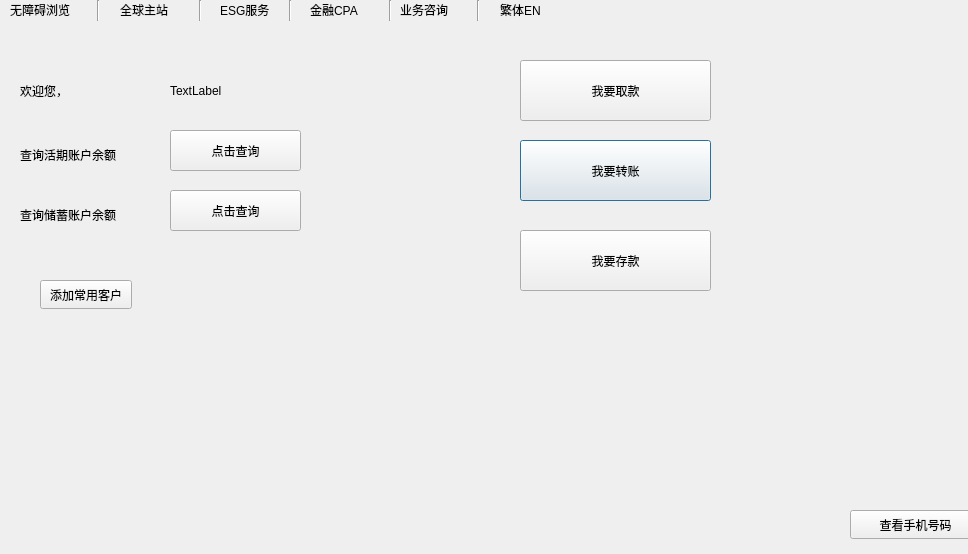
<?xml version="1.0" encoding="UTF-8"?>
<ui version="4.0">
 <class>Dialog</class>
 <widget class="QDialog" name="Dialog">
  <property name="geometry">
   <rect>
    <x>0</x>
    <y>0</y>
    <width>968</width>
    <height>554</height>
   </rect>
  </property>
  <property name="windowTitle">
   <string>Dialog</string>
  </property>
  <property name="whatsThis">
   <string>&lt;html&gt;&lt;head/&gt;&lt;body&gt;&lt;p&gt;lll&lt;/p&gt;&lt;p&gt;&lt;br/&gt;&lt;/p&gt;&lt;/body&gt;&lt;/html&gt;</string>
  </property>
  <widget class="QLabel" name="label">
   <property name="geometry">
    <rect>
     <x>20</x>
     <y>30</y>
     <width>221</width>
     <height>121</height>
    </rect>
   </property>
   <property name="text">
    <string>欢迎您，</string>
   </property>
  </widget>
  <widget class="QLabel" name="label_name">
   <property name="geometry">
    <rect>
     <x>170</x>
     <y>30</y>
     <width>281</width>
     <height>121</height>
    </rect>
   </property>
   <property name="text">
    <string>TextLabel</string>
   </property>
  </widget>
  <widget class="QPushButton" name="pushButton_3">
   <property name="geometry">
    <rect>
     <x>520</x>
     <y>140</y>
     <width>191</width>
     <height>61</height>
    </rect>
   </property>
   <property name="text">
    <string>我要转账</string>
   </property>
  </widget>
  <widget class="QPushButton" name="pushButton_4">
   <property name="geometry">
    <rect>
     <x>520</x>
     <y>60</y>
     <width>191</width>
     <height>61</height>
    </rect>
   </property>
   <property name="text">
    <string>我要取款</string>
   </property>
  </widget>
  <widget class="QWidget" name="widget" native="true">
   <property name="geometry">
    <rect>
     <x>70</x>
     <y>330</y>
     <width>229</width>
     <height>51</height>
    </rect>
   </property>
   <layout class="QHBoxLayout" name="horizontalLayout_3"/>
  </widget>
  <widget class="QPushButton" name="pushButton_2">
   <property name="geometry">
    <rect>
     <x>520</x>
     <y>230</y>
     <width>191</width>
     <height>61</height>
    </rect>
   </property>
   <property name="text">
    <string>我要存款</string>
   </property>
  </widget>
  <widget class="QLabel" name="label_7">
   <property name="geometry">
    <rect>
     <x>10</x>
     <y>0</y>
     <width>91</width>
     <height>20</height>
    </rect>
   </property>
   <property name="text">
    <string>无障碍浏览</string>
   </property>
  </widget>
  <widget class="Line" name="line">
   <property name="geometry">
    <rect>
     <x>90</x>
     <y>0</y>
     <width>16</width>
     <height>21</height>
    </rect>
   </property>
   <property name="orientation">
    <enum>Qt::Vertical</enum>
   </property>
  </widget>
  <widget class="QLabel" name="label_8">
   <property name="geometry">
    <rect>
     <x>120</x>
     <y>0</y>
     <width>69</width>
     <height>20</height>
    </rect>
   </property>
   <property name="text">
    <string>全球主站</string>
   </property>
  </widget>
  <widget class="QLabel" name="label_9">
   <property name="geometry">
    <rect>
     <x>220</x>
     <y>0</y>
     <width>69</width>
     <height>20</height>
    </rect>
   </property>
   <property name="text">
    <string>ESG服务</string>
   </property>
  </widget>
  <widget class="Line" name="line_3">
   <property name="geometry">
    <rect>
     <x>280</x>
     <y>0</y>
     <width>20</width>
     <height>21</height>
    </rect>
   </property>
   <property name="orientation">
    <enum>Qt::Vertical</enum>
   </property>
  </widget>
  <widget class="Line" name="line_2">
   <property name="geometry">
    <rect>
     <x>190</x>
     <y>0</y>
     <width>21</width>
     <height>21</height>
    </rect>
   </property>
   <property name="orientation">
    <enum>Qt::Vertical</enum>
   </property>
  </widget>
  <widget class="QLabel" name="label_11">
   <property name="geometry">
    <rect>
     <x>310</x>
     <y>0</y>
     <width>69</width>
     <height>20</height>
    </rect>
   </property>
   <property name="text">
    <string>金融CPA</string>
   </property>
  </widget>
  <widget class="QLabel" name="label_4">
   <property name="geometry">
    <rect>
     <x>400</x>
     <y>0</y>
     <width>69</width>
     <height>20</height>
    </rect>
   </property>
   <property name="text">
    <string>业务咨询</string>
   </property>
  </widget>
  <widget class="Line" name="line_4">
   <property name="geometry">
    <rect>
     <x>380</x>
     <y>0</y>
     <width>20</width>
     <height>21</height>
    </rect>
   </property>
   <property name="orientation">
    <enum>Qt::Vertical</enum>
   </property>
  </widget>
  <widget class="QLabel" name="label_12">
   <property name="geometry">
    <rect>
     <x>0</x>
     <y>-20</y>
     <width>721</width>
     <height>441</height>
    </rect>
   </property>
   <property name="styleSheet">
    <string notr="true">image:url(:/osuser.jpg)</string>
   </property>
   <property name="text">
    <string/>
   </property>
  </widget>
  <widget class="QPushButton" name="pushfindnumber">
   <property name="geometry">
    <rect>
     <x>850</x>
     <y>510</y>
     <width>131</width>
     <height>29</height>
    </rect>
   </property>
   <property name="text">
    <string>查看手机号码</string>
   </property>
  </widget>
  <widget class="QLabel" name="label_6">
   <property name="geometry">
    <rect>
     <x>20</x>
     <y>140</y>
     <width>120</width>
     <height>29</height>
    </rect>
   </property>
   <property name="text">
    <string>查询活期账户余额</string>
   </property>
  </widget>
  <widget class="QPushButton" name="pushfindpay">
   <property name="geometry">
    <rect>
     <x>170</x>
     <y>130</y>
     <width>131</width>
     <height>41</height>
    </rect>
   </property>
   <property name="text">
    <string>点击查询</string>
   </property>
  </widget>
  <widget class="QLabel" name="label_2">
   <property name="geometry">
    <rect>
     <x>20</x>
     <y>200</y>
     <width>120</width>
     <height>29</height>
    </rect>
   </property>
   <property name="text">
    <string>查询储蓄账户余额</string>
   </property>
  </widget>
  <widget class="QPushButton" name="pushButton">
   <property name="geometry">
    <rect>
     <x>170</x>
     <y>190</y>
     <width>131</width>
     <height>41</height>
    </rect>
   </property>
   <property name="text">
    <string>点击查询</string>
   </property>
  </widget>
  <widget class="Line" name="line_5">
   <property name="geometry">
    <rect>
     <x>470</x>
     <y>0</y>
     <width>16</width>
     <height>21</height>
    </rect>
   </property>
   <property name="orientation">
    <enum>Qt::Vertical</enum>
   </property>
  </widget>
  <widget class="QLabel" name="label_3">
   <property name="geometry">
    <rect>
     <x>500</x>
     <y>0</y>
     <width>69</width>
     <height>20</height>
    </rect>
   </property>
   <property name="text">
    <string>繁体EN</string>
   </property>
  </widget>
  <widget class="QPushButton" name="pushButton_5">
   <property name="geometry">
    <rect>
     <x>40</x>
     <y>280</y>
     <width>92</width>
     <height>29</height>
    </rect>
   </property>
   <property name="text">
    <string>添加常用客户</string>
   </property>
  </widget>
  <zorder>label_12</zorder>
  <zorder>label</zorder>
  <zorder>label_name</zorder>
  <zorder>pushButton_3</zorder>
  <zorder>pushButton_4</zorder>
  <zorder>widget</zorder>
  <zorder>pushButton_2</zorder>
  <zorder>label_7</zorder>
  <zorder>line</zorder>
  <zorder>label_8</zorder>
  <zorder>label_9</zorder>
  <zorder>line_3</zorder>
  <zorder>line_2</zorder>
  <zorder>label_11</zorder>
  <zorder>label_4</zorder>
  <zorder>line_4</zorder>
  <zorder>pushfindnumber</zorder>
  <zorder>label_6</zorder>
  <zorder>pushfindpay</zorder>
  <zorder>label_2</zorder>
  <zorder>pushButton</zorder>
  <zorder>line_5</zorder>
  <zorder>label_3</zorder>
  <zorder>pushButton_5</zorder>
 </widget>
 <resources/>
 <connections/>
</ui>
